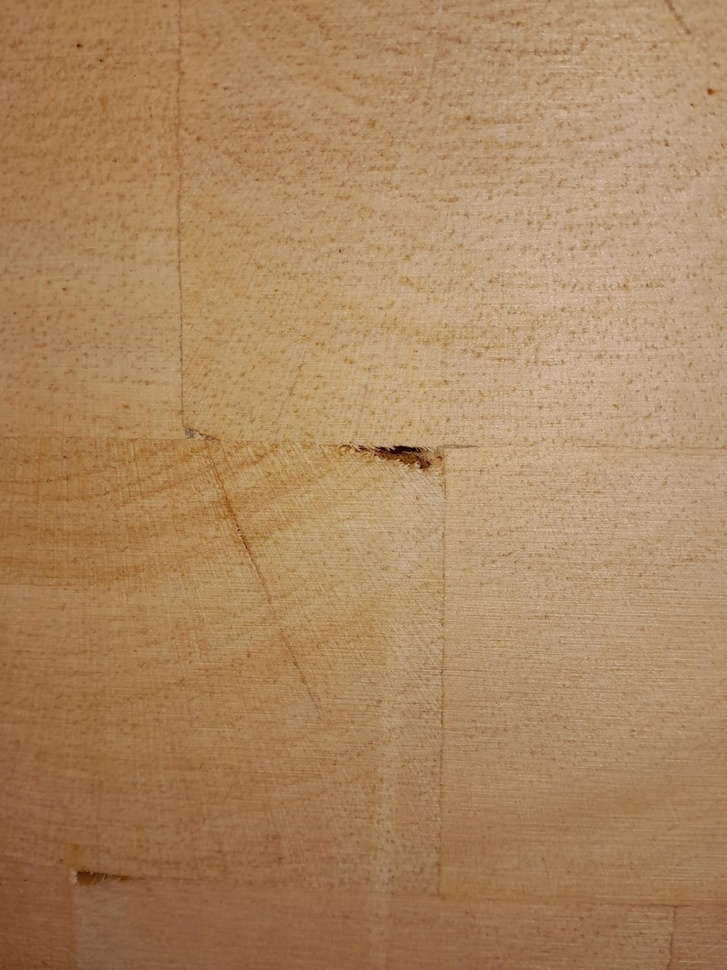
#> input picture assets/samples/DEFECTs (1).jpg, 727 x 970 px, shrunk from 1530 x 2040 before the run
$ python -i image_enhancement.py   (imports and definitions only)
#> lines starting #> are read from the running program, lines starting #| are printed output that depends on the picture
#> further down, picture is the input picture: shape (970, 727, 3); mean B, G, R 96.3, 135.3, 171.8
# src/balsa_vision/preprocess/image_enhancement.py
"""
Funciones de mejora fotométrica del pipeline de preprocesamiento.
Separado de panel_cropper.py porque atiende una
responsabilidad distinta: ajuste de contraste/iluminación, no
geometría del panel.

Estas funciones se reutilizan de forma idéntica en:
    - El pipeline de materialización del dataset de entrenamiento
      (clahe_dataset.py, este módulo).
    - El pipeline de inferencia en tiempo real en Jetson,
      para garantizar consistencia entre el dominio de entrenamiento
      y el dominio de producción.

Parámetros calibrados empíricamente sobre el dataset real — ver
clahe_calibration.py para la justificación de estos valores.
"""

from __future__ import annotations

import cv2
import numpy as np

# Calibrados visualmente sobre 9 muestras estratificadas por brillo.
# No modificar sin repetir el proceso de calibración.
# visual — valores distintos pueden introducir artefactos de bloque
# (tile pequeño) o ruido granulado (clipLimit alto).
CLAHE_CLIP_LIMIT = 2.5
CLAHE_TILE_GRID_SIZE: tuple[int, int] = (8, 8)


def apply_clahe(
    image_bgr: np.ndarray,
    clip_limit: float = CLAHE_CLIP_LIMIT,
    tile_grid_size: tuple[int, int] = CLAHE_TILE_GRID_SIZE,
) -> np.ndarray:
    """
    Aplica CLAHE sobre el canal L (luminancia) del espacio Lab y
    reconstruye la imagen en BGR. Operar sobre L en vez de directamente
    sobre los canales BGR evita distorsionar el balance de color de la
    imagen (relevante porque el Hue del panel es la señal usada en la
    detección geométrica).
    """
#> called with clip_limit = 2.5, tile_grid_size = (8, 8)
    lab = cv2.cvtColor(image_bgr, cv2.COLOR_BGR2LAB)
#> lab: shape (970, 727, 3); mean of channels 0, 1, 2 150.4, 136.9, 154.4
    l_channel, a_channel, b_channel = cv2.split(lab)
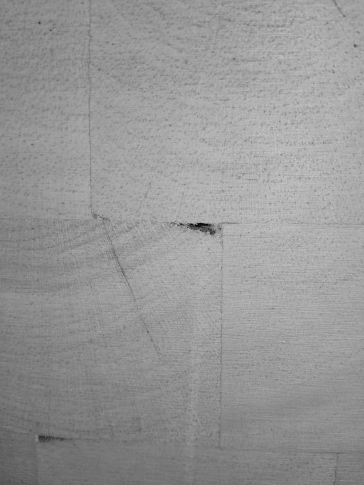
#> l_channel: shape (970, 727) (shown at 1/2 size); min 2, max 212, mean 150.4
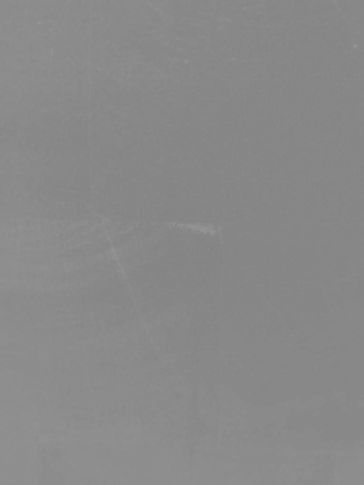
#> a_channel: shape (970, 727) (shown at 1/2 size); min 130, max 153, mean 136.9
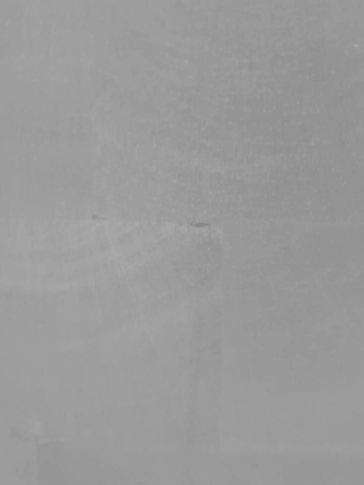
#> b_channel: shape (970, 727) (shown at 1/2 size); min 130, max 170, mean 154.4

    clahe = cv2.createCLAHE(clipLimit=clip_limit, tileGridSize=tile_grid_size)
    l_equalized = clahe.apply(l_channel)
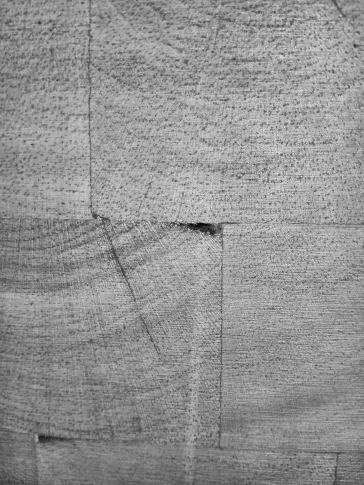
#> l_equalized: shape (970, 727) (shown at 1/2 size); min 1, max 230, mean 146.7

    lab_equalized = cv2.merge([l_equalized, a_channel, b_channel])
#> lab_equalized: shape (970, 727, 3); mean of channels 0, 1, 2 146.7, 136.9, 154.4
    return cv2.cvtColor(lab_equalized, cv2.COLOR_LAB2BGR)
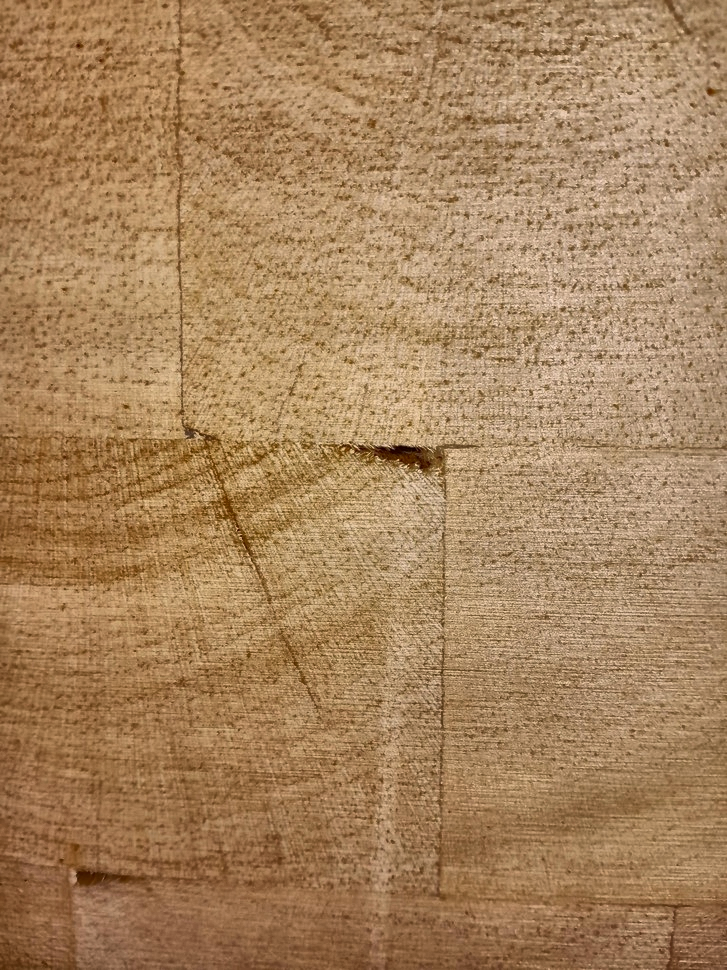
#> returned value: shape (970, 727, 3); mean B, G, R 93.1, 132, 168.1

>>> import cv2
>>> picture = cv2.imread('../../../assets/samples/DEFECTs (1).jpg')
>>> result = apply_clahe(picture)

$ run again, on assets/samples/DEFECTs (1009).jpg
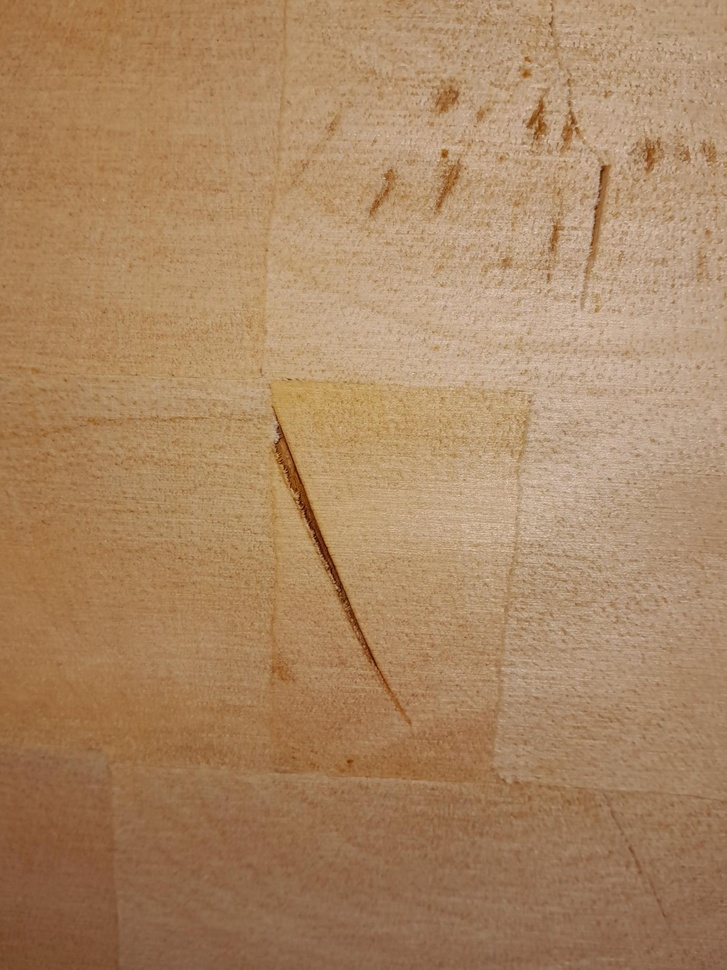
#> input picture assets/samples/DEFECTs (1009).jpg, 727 x 970 px, shrunk from 1530 x 2040 before the run
#> picture is the input picture: shape (970, 727, 3); mean B, G, R 99.1, 134.6, 170.4
#> lab: shape (970, 727, 3); mean of channels 0, 1, 2 149.7, 137, 152.4
#> in apply_clahe, `l_equalized = clahe.apply(l_channel)`:
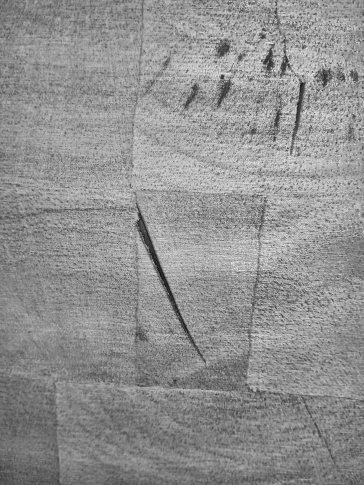
#> l_equalized: shape (970, 727) (shown at 1/2 size); min 8, max 240, mean 144.8
#> lab_equalized: shape (970, 727, 3); mean of channels 0, 1, 2 144.8, 137, 152.4
#> in apply_clahe, `return cv2.cvtColor(lab_equalized, cv2.COLOR_LAB2BGR)`:
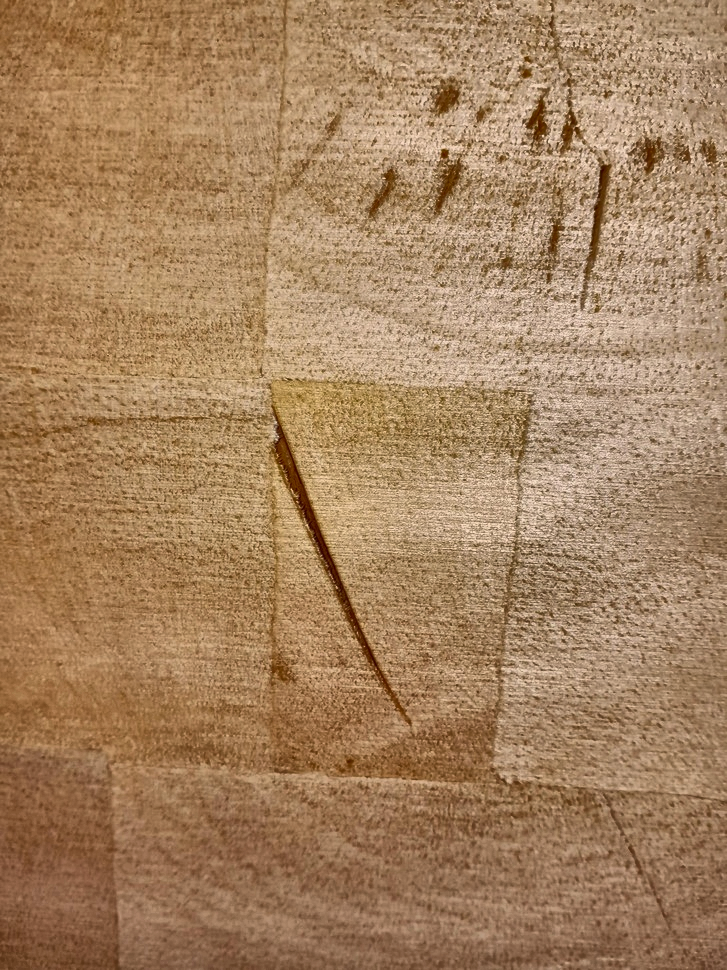
#> returned value: shape (970, 727, 3); mean B, G, R 94.9, 130.1, 165.5

$ run again, on assets/samples/DEFECTs (1010).jpg
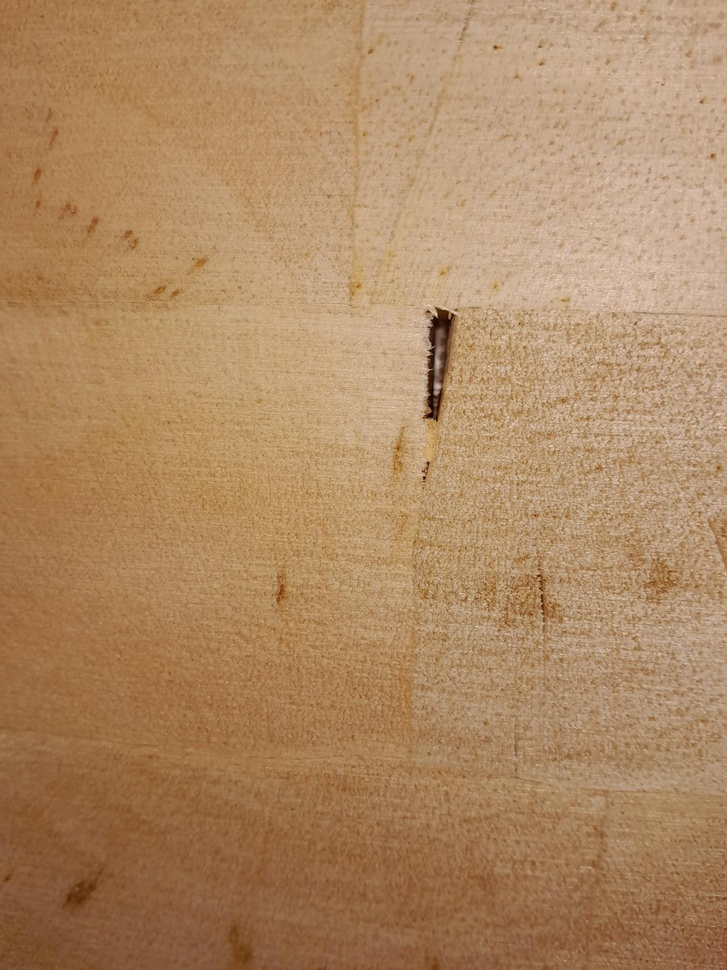
#> input picture assets/samples/DEFECTs (1010).jpg, 727 x 970 px, shrunk from 1530 x 2040 before the run
#> picture is the input picture: shape (970, 727, 3); mean B, G, R 98.9, 136.7, 174.2
#> lab: shape (970, 727, 3); mean of channels 0, 1, 2 152, 137.5, 153.9
#> in apply_clahe, `l_equalized = clahe.apply(l_channel)`:
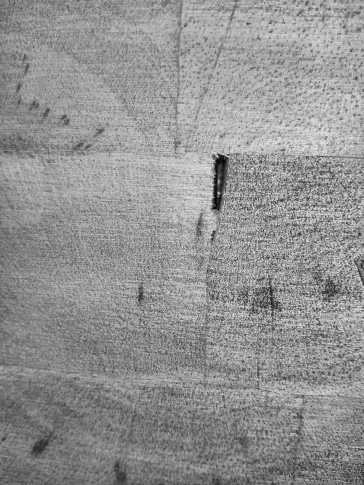
#> l_equalized: shape (970, 727) (shown at 1/2 size); min 3, max 241, mean 146.3
#> lab_equalized: shape (970, 727, 3); mean of channels 0, 1, 2 146.3, 137.5, 153.9
#> in apply_clahe, `return cv2.cvtColor(lab_equalized, cv2.COLOR_LAB2BGR)`:
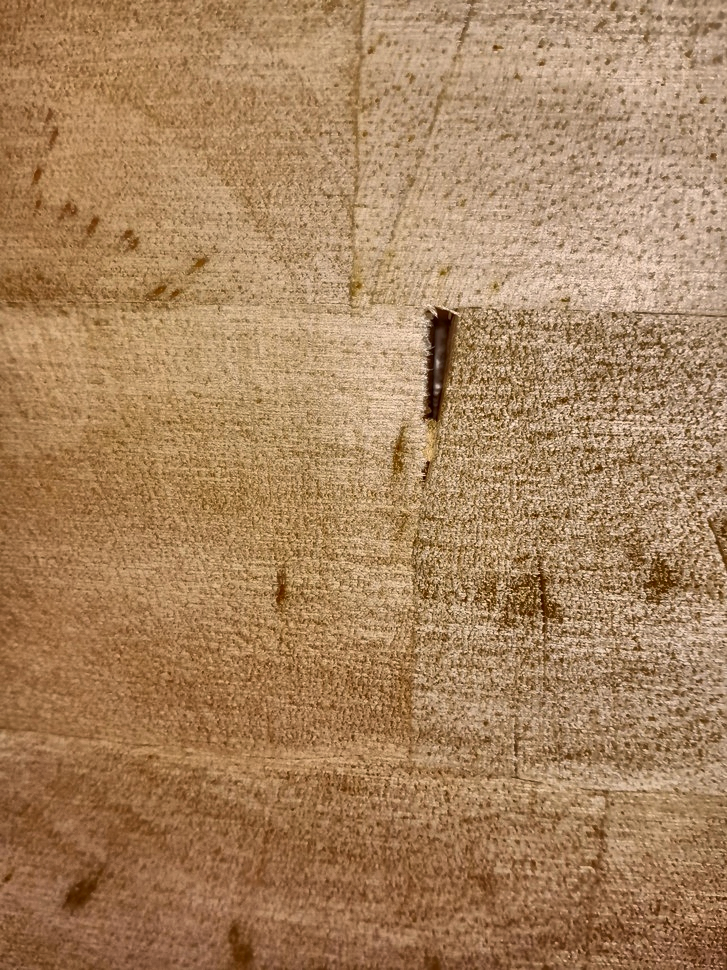
#> returned value: shape (970, 727, 3); mean B, G, R 93.8, 131.4, 168.4
